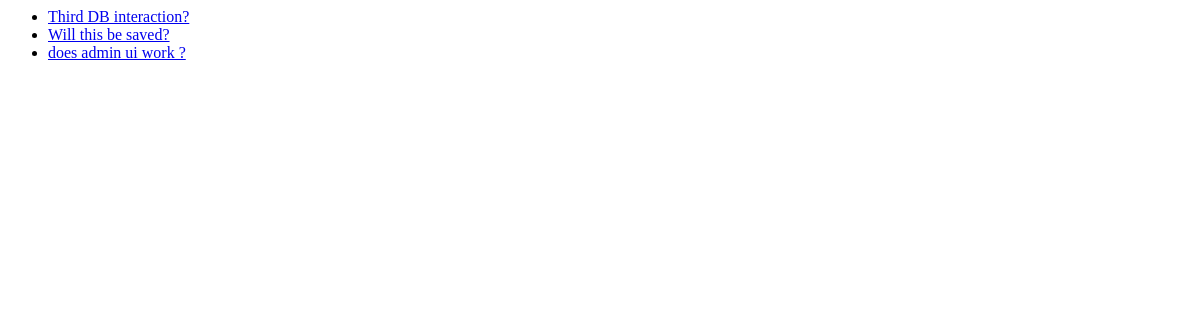
/polls/, run on an earlier commit of the app's database.
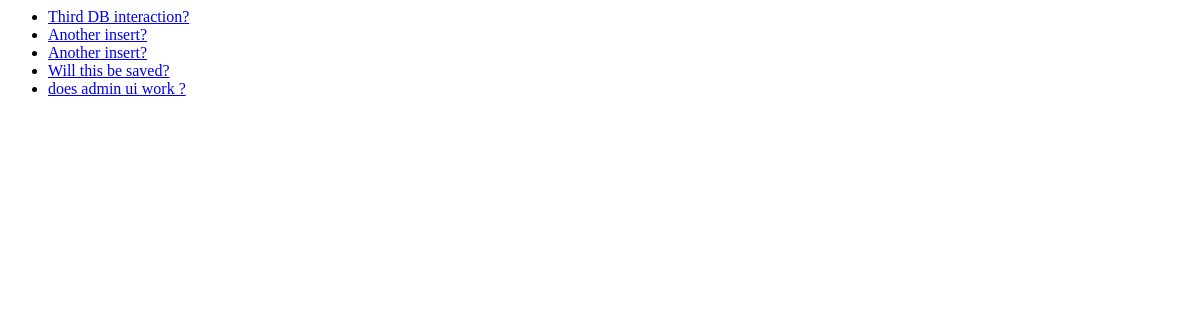
And on a later commit of the database.
### polls/models.py (models this page shows, shortened)
class Question(models.Model):
    question_text = models.CharField(max_length=200)
    pub_date = models.DateTimeField('date published')

### polls/views.py (the view)
class IndexView(generic.ListView):
    template_name = 'polls/index.html'
    context_object_name = 'latest_poll_list'
    def get_queryset(self):
        return Question.objects.order_by('-pub_date')[:5]

### polls/templates/polls/index.html
{% if latest_poll_list %}
    <ul>
    {% for poll in latest_poll_list %}
        <li><a href="{% url 'polls:detail' poll.id %}">{{ poll.question_text }}</a></li>
    {% endfor %}
    </ul>
{% else %}
    <p>No polls are available.</p>
{% endif %}

What changed in the data, as far as the page shows it:
added Question: question_text "Another insert?"
added Question: question_text "Another insert?"
